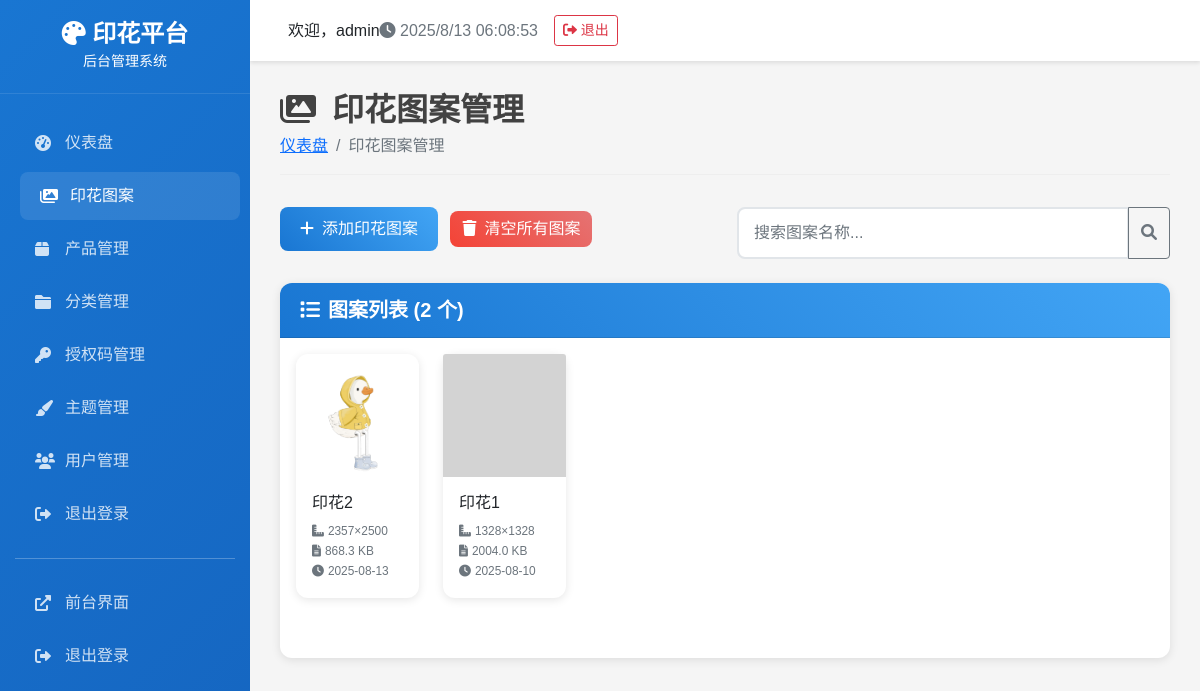
/patterns (signed in), run on the app's committed database.
### tables this page shows
CREATE TABLE patterns (
            id INTEGER PRIMARY KEY AUTOINCREMENT,
            name TEXT NOT NULL,
            filename TEXT NOT NULL,
            file_path TEXT NOT NULL,
            upload_time DATETIME DEFAULT CURRENT_TIMESTAMP,
            file_size INTEGER DEFAULT 0,
            image_width INTEGER DEFAULT 0,
            image_height INTEGER DEFAULT 0,
            is_active BOOLEAN DEFAULT 1
        );

### admin_app.py (the view)
    def decorated_function(*args, **kwargs):
        if 'admin_user_id' not in session:
            return redirect(url_for('login'))
        return f(*args, **kwargs)

### admin_app.py (called while the page is built)
def login_required(f):
    def decorated_function(*args, **kwargs):
        if 'admin_user_id' not in session:
            return redirect(url_for('login'))
        return f(*args, **kwargs)
    decorated_function.__name__ = f.__name__
    return decorated_function

@app.route('/patterns')
@login_required
def patterns():
    try:
        patterns = DatabaseManager.get_patterns() or []
    except Exception as e:
        print(f"获取印花图案失败: {e}")
        patterns = []
    return render_template('admin/patterns.html', patterns=patterns)

### backend/database.py (called while the page is built)
def get_db_connection():
    conn = sqlite3.connect(DATABASE_PATH)
    conn.row_factory = sqlite3.Row
    return conn

    @staticmethod
    def execute_query(query: str, params: tuple = ()) -> List[Dict[str, Any]]:
        conn = get_db_connection()
        cursor = conn.cursor()
        cursor.execute(query, params)
        results = [dict(row) for row in cursor.fetchall()]
        conn.close()
        return results

    @staticmethod
    def get_patterns(active_only: bool = True) -> List[Dict[str, Any]]:
        query = "SELECT * FROM patterns"
        if active_only:
            query += " WHERE is_active = 1"
        query += " ORDER BY upload_time DESC"
        return DatabaseManager.execute_query(query)

### templates/admin/patterns.html (shortened to what this page needs)
{% extends "admin/base.html" %}
{% block content %}
<div class="page-header">
    <h1><i class="fas fa-images me-3"></i>印花图案管理</h1>
    <nav aria-label="breadcrumb">
        <ol class="breadcrumb">
            <li class="breadcrumb-item"><a href="{{ url_for('index') }}">仪表盘</a></li>
            <li class="breadcrumb-item active">印花图案管理</li>
        </ol>
    </nav>
</div>
<div class="row mb-4">
    <div class="col-md-6">
        <button type="button" class="btn btn-primary" data-bs-toggle="modal" data-bs-target="#addPatternModal">
            <i class="fas fa-plus me-2"></i>添加印花图案
        </button>
        <button type="button" class="btn btn-danger ms-2" onclick="clearAllPatterns()">
            <i class="fas fa-trash me-2"></i>清空所有图案
        </button>
    </div>
    <div class="col-md-6">
        <div class="input-group">
            <input type="text" class="form-control" id="searchInput" placeholder="搜索图案名称...">
            <button class="btn btn-outline-secondary" type="button">
                <i class="fas fa-search"></i>
            </button>
        </div>
    </div>
</div>
<div class="card">
    <div class="card-header">
        <h5><i class="fas fa-list me-2"></i>图案列表 ({{ patterns|length }} 个)</h5>
    </div>
    <div class="card-body">
        {% if patterns %}
        <div class="row" id="patternsGrid">
            {% for pattern in patterns %}
            <div class="col-lg-2 col-md-3 col-sm-4 col-6 mb-4 pattern-item" data-name="{{ pattern.name|lower }}">
                <div class="card pattern-card">
                    <div class="pattern-image-container">
                        <img src="{{ url_for('uploaded_file', filename='patterns/' + pattern.filename) }}"
                             class="card-img-top pattern-image" alt="{{ pattern.name }}"
                             onerror="this.src='{{ url_for('static', filename='images/no-image.png') }}'">
                    </div>
                    <div class="card-body">
                        <h6 class="card-title">{{ pattern.name }}</h6>
                        <div class="pattern-info">
                            <small class="text-muted">
                                <i class="fas fa-ruler-combined me-1"></i>{{ pattern.image_width }}×{{ pattern.image_height }}
                            </small>
                            <br>
                            <small class="text-muted">
                                <i class="fas fa-file-alt me-1"></i>{{ (pattern.file_size / 1024) | round(1) }} KB
                            </small>
                            <br>
                            <small class="text-muted">
                                <i class="fas fa-clock me-1"></i>{{ pattern.upload_time[:10] if pattern.upload_time else '未知' }}
                            </small>
                        </div>
                    </div>
                </div>
            </div>
            {% endfor %}
        </div>
        {% else %}
        <div class="text-center py-5">
            <i class="fas fa-images fa-3x text-muted mb-3"></i>
            <h5 class="text-muted">暂无印花图案</h5>
            <p class="text-muted">点击上方"添加印花图案"按钮开始上传图案</p>
        </div>
        {% endif %}
    </div>
</div>
{% endblock %}

### templates/admin/base.html (shortened to what this page needs)
<!DOCTYPE html>
<html lang="zh-CN">
<head>
    <link href="https://cdn.jsdelivr.net/npm/bootstrap@5.1.3/dist/css/bootstrap.min.css" rel="stylesheet">
    <link href="https://cdnjs.cloudflare.com/ajax/libs/font-awesome/6.0.0/css/all.min.css" rel="stylesheet">
</head>
<body>
    <div class="sidebar">
        <div class="logo">
            <h4><i class="fas fa-palette"></i> 印花平台</h4>
            <small>后台管理系统</small>
        </div>
        <nav class="nav-menu">
            <div class="nav-item">
                    <a href="{{ url_for('index') }}" class="nav-link {% if request.endpoint == 'index' %}active{% endif %}">
                    <i class="fas fa-tachometer-alt"></i>
                    <span>仪表盘</span>
                </a>
            </div>
            <div class="nav-item">
                <a href="{{ url_for('patterns') }}" class="nav-link {% if request.endpoint == 'patterns' %}active{% endif %}">
                    <i class="fas fa-images"></i>
                    印花图案
                </a>
            </div>
            <div class="nav-item">
                <a href="{{ url_for('products') }}" class="nav-link {% if request.endpoint == 'products' %}active{% endif %}">
                    <i class="fas fa-box"></i>
                    产品管理
                </a>
            </div>
            <div class="nav-item">
                <a href="{{ url_for('categories') }}" class="nav-link {% if request.endpoint == 'categories' %}active{% endif %}">
                    <i class="fas fa-folder"></i>
                    分类管理
                </a>
            </div>
            <div class="nav-item">
                <a href="{{ url_for('access_codes') }}" class="nav-link {% if request.endpoint == 'access_codes' %}active{% endif %}">
                    <i class="fas fa-key"></i>
                    授权码管理
                </a>
            </div>
            <div class="nav-item">
                <a href="{{ url_for('themes') }}" class="nav-link {% if request.endpoint == 'themes' %}active{% endif %}">
                    <i class="fas fa-paint-brush"></i>
                    主题管理
                </a>
            </div>
            <div class="nav-item">
                <a href="{{ url_for('users') }}" class="nav-link {% if request.endpoint == 'users' %}active{% endif %}">
                    <i class="fas fa-users"></i>
                    用户管理
                </a>
            </div>
            <div class="nav-item">
                <a href="{{ url_for('logout') }}" class="nav-link">
                    <i class="fas fa-sign-out-alt"></i>
                    退出登录
                </a>
            </div>
            <hr style="border-color: rgba(255,255,255,0.1); margin: 20px 15px;">
            <div class="nav-item">
                <a href="http://localhost:5000" class="nav-link" target="_blank">
                    <i class="fas fa-external-link-alt"></i>
                    <span>前台界面</span>
                </a>
            </div>
            <div class="nav-item">
                <a href="{{ url_for('logout') }}" class="nav-link">
                    <i class="fas fa-sign-out-alt"></i>
                    <span>退出登录</span>
                </a>
            </div>
        </nav>
    </div>
    <div class="main-content">
        <div class="top-navbar">
            <div class="d-flex align-items-center">
                <span class="ms-2">欢迎，{{ session.admin_username or 'Admin' }}</span>
            </div>
            <div class="d-flex align-items-center">
                <span class="text-muted me-3">
                    <i class="fas fa-clock"></i>
                    <span id="current-time"></span>
                </span>
                <a href="{{ url_for('logout') }}" class="btn btn-outline-danger btn-sm">
                    <i class="fas fa-sign-out-alt"></i> 退出
                </a>
            </div>
        </div>
        <div class="content-area">
            {% block content %}{% endblock %}
        </div>
    </div>
</body>
</html>

### templates/admin/base.html (style rules this page uses)
:root { --primary-color: #1976d2; --secondary-color: #424242; --success-color: #4caf50; --warning-color: #ff9800; --danger-color: #f44336; --sidebar-width: 250px; }
body { font-family: 'Microsoft YaHei', Arial, sans-serif; background-color: #f5f5f5; }
.sidebar { position: fixed; top: 0; left: 0; height: 100vh; width: var(--sidebar-width); background: linear-gradient(135deg, var(--primary-color), #1565c0); color: white; z-index: 1000; overflow-y: auto; }
.sidebar .logo { padding: 20px; text-align: center; border-bottom: 1px solid rgba(255,255,255,0.1); }
.sidebar .logo h4 { margin: 0; font-weight: 600; }
.sidebar .nav-menu { padding: 20px 0; }
.sidebar .nav-item { margin: 5px 15px; }
.sidebar .nav-link { color: rgba(255,255,255,0.8); padding: 12px 20px; border-radius: 8px; text-decoration: none; display: flex; align-items: center; transition: all 0.3s ease; }
.sidebar .nav-link:hover, .sidebar .nav-link.active { background: rgba(255,255,255,0.1); color: white; transform: translateX(5px); }
.sidebar .nav-link i { width: 20px; margin-right: 10px; }
.main-content { margin-left: var(--sidebar-width); min-height: 100vh; }
.top-navbar { background: white; padding: 15px 30px; box-shadow: 0 2px 4px rgba(0,0,0,0.1); display: flex; justify-content: between; align-items: center; }
.content-area { padding: 30px; }
.page-header { margin-bottom: 30px; }
.page-header h1 { color: var(--secondary-color); font-size: 2rem; font-weight: 600; margin: 0; }
.page-header .breadcrumb { background: none; padding: 0; margin: 5px 0 0 0; }
.card { border: none; border-radius: 12px; box-shadow: 0 2px 10px rgba(0,0,0,0.1); margin-bottom: 20px; }
.card-header { background: linear-gradient(45deg, var(--primary-color), #42a5f5); color: white; border-radius: 12px 12px 0 0 !important; padding: 15px 20px; }
.card-header h5 { margin: 0; font-weight: 600; }
.btn-primary { background: linear-gradient(45deg, var(--primary-color), #42a5f5); border: none; border-radius: 8px; padding: 10px 20px; font-weight: 500; }
.btn-danger { background: linear-gradient(45deg, var(--danger-color), #e57373); border: none; border-radius: 8px; }
.form-control, .form-select { border-radius: 8px; border: 2px solid #e1e5e9; padding: 12px 15px; }

### templates/admin/patterns.html (style rules this page uses)
.pattern-card { transition: all 0.3s ease; border: none; box-shadow: 0 2px 10px rgba(0,0,0,0.1); }
.pattern-image-container { position: relative; overflow: hidden; aspect-ratio: 1; width: 100%; }
.pattern-image { width: 100%; height: 100%; object-fit: cover; transition: transform 0.3s ease; }
.pattern-info { font-size: 0.85rem; }
.page-header { margin-bottom: 2rem; padding-bottom: 1rem; border-bottom: 1px solid #eee; }

### data on the page
patterns: filename (picture), name "印花2", image_width "2357", image_height "2500", (pattern.file_size/1024)|round(1) "868.3", upload_time "2025-08-13"
patterns: shows a picture, name "印花1", image_width "1328", image_height "1328", (pattern.file_size/1024)|round(1) "2004.0", upload_time "2025-08-10"

### other printed values
{{ session.admin_username or 'Admin' }} "admin"
{{ patterns|length }} "2"
